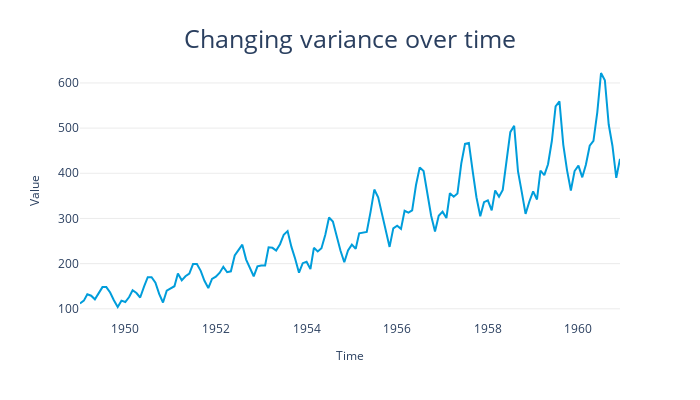

Notebook source saved alongside this figure:
### Code cell
plot_time_series(df["Month"],
                 df["#Passengers"],
                 "Changing variance over time")

### Figure 1 — Plotly figure (JSON) as saved in the notebook; plotly's stock layout.template omitted (floating-point values rounded to 4 significant figures; data arrays with more than 128 entries replaced by an {"elided": "..."} marker saying what was removed)
{"data": [{"hovertemplate": "Time=%{x}<br>Value=%{y}<extra></extra>", "legendgroup": "", "line": {"color": "#009ddb", "dash": "solid"}, "marker": {"symbol": "circle"}, "mode": "lines", "name": "", "orientation": "v", "showlegend": false, "type": "scatter", "x": {"elided": "144 str values"}, "xaxis": "x", "y": {"elided": "144 int values"}, "yaxis": "y"}], "layout": {"autosize": false, "height": 400, "legend": {"tracegroupgap": 0}, "margin": {"t": 60}, "plot_bgcolor": "white", "title": {"font": {"size": 25}, "text": "Changing variance over time", "x": 0.5, "xanchor": "center", "yanchor": "top"}, "width": 700, "xaxis": {"anchor": "y", "domain": [0, 1], "title": {"font": {"size": 12}, "text": "Time"}}, "yaxis": {"anchor": "x", "domain": [0, 1], "gridcolor": "#d6d6d6", "gridwidth": 0.5, "showgrid": true, "title": {"font": {"size": 12}, "text": "Value"}}}}
